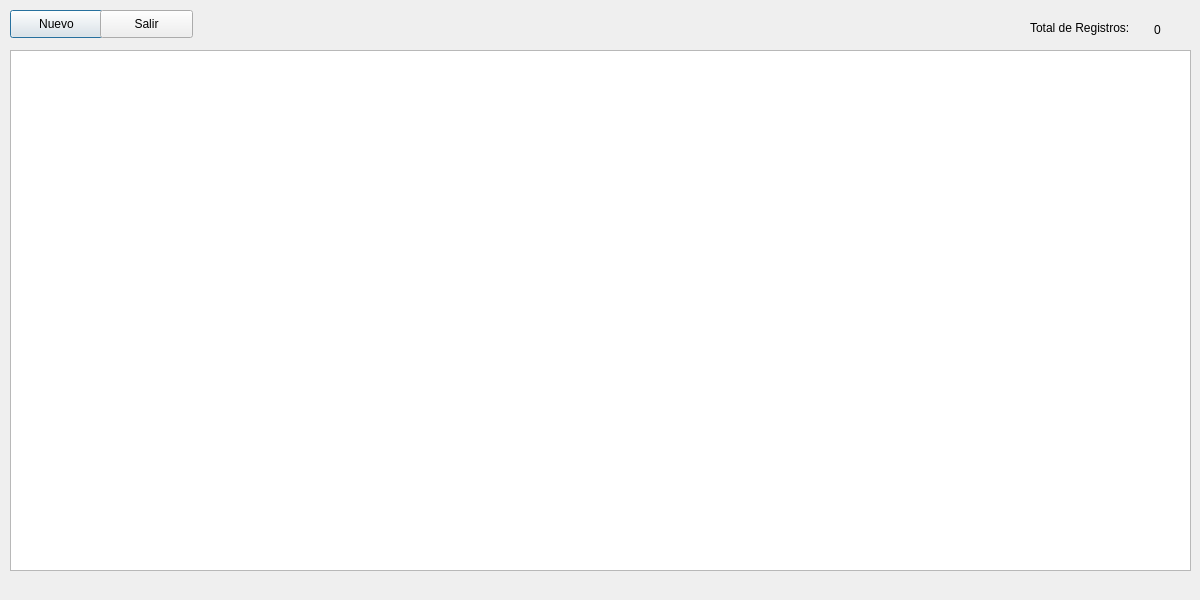
<?xml version="1.0" encoding="UTF-8"?>
<ui version="4.0">
 <class>dlgDemo52</class>
 <widget class="QDialog" name="dlgDemo52">
  <property name="geometry">
   <rect>
    <x>0</x>
    <y>0</y>
    <width>1200</width>
    <height>600</height>
   </rect>
  </property>
  <property name="windowTitle">
   <string>Mantenimiento de Productos dentro del QTableView</string>
  </property>
  <widget class="QLabel" name="lblTotal">
   <property name="geometry">
    <rect>
     <x>1154</x>
     <y>20</y>
     <width>31</width>
     <height>20</height>
    </rect>
   </property>
   <property name="text">
    <string>0</string>
   </property>
  </widget>
  <widget class="QLabel" name="lblRegistros">
   <property name="geometry">
    <rect>
     <x>1030</x>
     <y>20</y>
     <width>111</width>
     <height>16</height>
    </rect>
   </property>
   <property name="text">
    <string>Total de Registros:</string>
   </property>
  </widget>
  <widget class="QTableView" name="tblProducto">
   <property name="geometry">
    <rect>
     <x>10</x>
     <y>50</y>
     <width>1181</width>
     <height>521</height>
    </rect>
   </property>
   <property name="selectionMode">
    <enum>QAbstractItemView::SingleSelection</enum>
   </property>
   <property name="selectionBehavior">
    <enum>QAbstractItemView::SelectItems</enum>
   </property>
  </widget>
  <widget class="QPushButton" name="btnNuevo">
   <property name="geometry">
    <rect>
     <x>10</x>
     <y>10</y>
     <width>93</width>
     <height>28</height>
    </rect>
   </property>
   <property name="text">
    <string>Nuevo</string>
   </property>
  </widget>
  <widget class="QPushButton" name="btnSalir">
   <property name="geometry">
    <rect>
     <x>100</x>
     <y>10</y>
     <width>93</width>
     <height>28</height>
    </rect>
   </property>
   <property name="text">
    <string>Salir</string>
   </property>
  </widget>
 </widget>
 <resources/>
 <connections/>
</ui>
